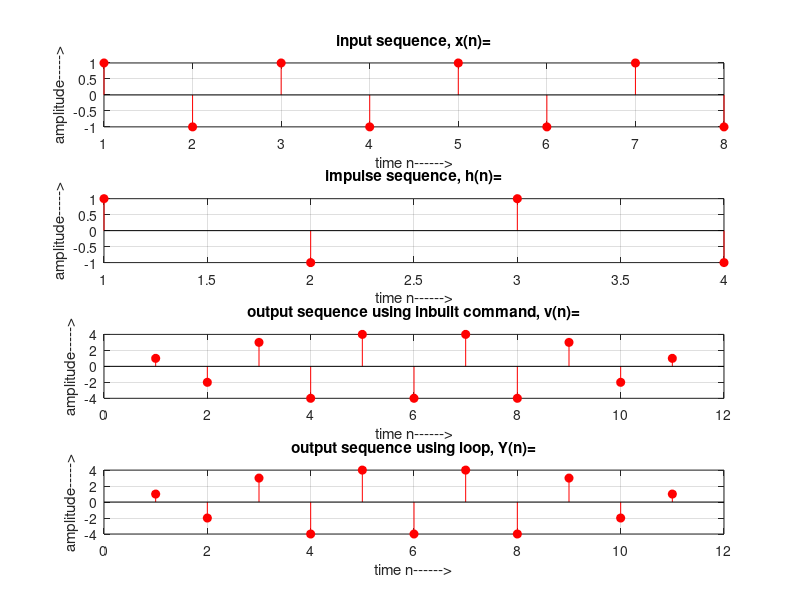

MATLAB code for this plot:

%----------Practical No.5 A------------------------------------%
%---------To perform linear convolution of given sequences---------%
clc
close all
clear all


x= [exp(j*pi*0) exp(j*pi*1) exp(j*pi*2) exp(j*pi*3) exp(j*pi*4) exp(j*pi*5) exp(j*pi*6) exp(j*pi*7)]
h= [(-1)^0 (-1)^1 (-1)^2 (-1)^3 ]

m=length(x);
n=length(h);
subplot(4,1,1)
stem(1:m,x,'fill','r')
grid on;
title('input sequence, x(n)=')
xlabel('time n------>')
ylabel('amplitude----->')

subplot(4,1,2)
stem(1:n,h,'fill','r')
grid on;
title('impulse sequence, h(n)=')
xlabel('time n------>')
ylabel('amplitude----->')
%------linear convolution using inbuilt command------------------------%
v=conv(x,h)
l=m+n-1;
subplot(4,1,3)
stem(1:l,v,'fill','r')
grid on;
title('output sequence using inbuilt command, v(n)=')
xlabel('time n------>')
ylabel('amplitude----->')
%--------linear convolution using 'for' loop------------------------------%
X=zeros(1,l);
H=zeros(1,l);
X(1:m)=x;
H(1:n)=h;
for i=1:l
    Y(i)=0;
    for j=1:i
        Y(i)=Y(i)+X(j)*H(i-j+1);
    end
end
Y
subplot(4,1,4)
stem(1:l,Y,'fill','r')
grid on;
title('output sequence using loop, Y(n)=')
xlabel('time n------>')
ylabel('amplitude----->')

